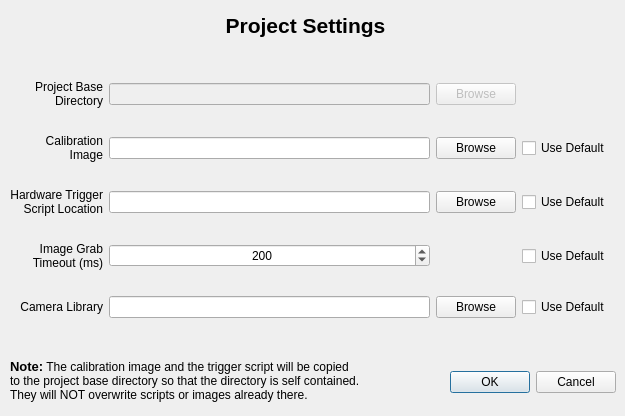
<?xml version="1.0" encoding="UTF-8"?>
<ui version="4.0">
 <class>ProjectDialog</class>
 <widget class="QDialog" name="ProjectDialog">
  <property name="geometry">
   <rect>
    <x>0</x>
    <y>0</y>
    <width>625</width>
    <height>416</height>
   </rect>
  </property>
  <property name="windowTitle">
   <string>Dialog</string>
  </property>
  <widget class="QLabel" name="label_5">
   <property name="geometry">
    <rect>
     <x>30</x>
     <y>10</y>
     <width>551</width>
     <height>31</height>
    </rect>
   </property>
   <property name="sizePolicy">
    <sizepolicy hsizetype="Preferred" vsizetype="Preferred">
     <horstretch>0</horstretch>
     <verstretch>0</verstretch>
    </sizepolicy>
   </property>
   <property name="font">
    <font>
     <pointsize>16</pointsize>
     <weight>75</weight>
     <bold>true</bold>
    </font>
   </property>
   <property name="text">
    <string>Project Settings</string>
   </property>
   <property name="alignment">
    <set>Qt::AlignCenter</set>
   </property>
  </widget>
  <widget class="QLabel" name="label_6">
   <property name="geometry">
    <rect>
     <x>10</x>
     <y>350</y>
     <width>401</width>
     <height>61</height>
    </rect>
   </property>
   <property name="font">
    <font>
     <pointsize>9</pointsize>
    </font>
   </property>
   <property name="text">
    <string>&lt;html&gt;&lt;head/&gt;&lt;body&gt;&lt;p&gt;&lt;span style=&quot; font-size:10pt; font-weight:600;&quot;&gt;Note:&lt;/span&gt; The calibration image and the trigger script will be copied&lt;br&gt;to the project base directory so that the directory is self contained.&lt;br&gt;They will NOT overwrite scripts or images already there. &lt;/p&gt;&lt;/body&gt;&lt;/html&gt;</string>
   </property>
  </widget>
  <widget class="QDialogButtonBox" name="buttonBox">
   <property name="geometry">
    <rect>
     <x>450</x>
     <y>370</y>
     <width>166</width>
     <height>25</height>
    </rect>
   </property>
   <property name="standardButtons">
    <set>QDialogButtonBox::Cancel|QDialogButtonBox::Ok</set>
   </property>
  </widget>
  <widget class="QWidget" name="layoutWidget">
   <property name="geometry">
    <rect>
     <x>10</x>
     <y>60</y>
     <width>601</width>
     <height>281</height>
    </rect>
   </property>
   <layout class="QGridLayout" name="gridLayout">
    <item row="2" column="2">
     <widget class="QPushButton" name="triggerScriptBrowse_pushButton">
      <property name="text">
       <string>Browse</string>
      </property>
     </widget>
    </item>
    <item row="0" column="1">
     <widget class="QLineEdit" name="projectBaseDir_lineEdit">
      <property name="enabled">
       <bool>false</bool>
      </property>
     </widget>
    </item>
    <item row="2" column="0">
     <widget class="QLabel" name="label_4">
      <property name="text">
       <string>Hardware Trigger 
  Script Location</string>
      </property>
      <property name="alignment">
       <set>Qt::AlignRight|Qt::AlignTrailing|Qt::AlignVCenter</set>
      </property>
     </widget>
    </item>
    <item row="0" column="2">
     <widget class="QPushButton" name="projectBaseBrowse_pushButton">
      <property name="enabled">
       <bool>false</bool>
      </property>
      <property name="text">
       <string>Browse</string>
      </property>
     </widget>
    </item>
    <item row="3" column="1">
     <widget class="QSpinBox" name="retrieveImageTimeout_spinBox">
      <property name="alignment">
       <set>Qt::AlignCenter</set>
      </property>
      <property name="maximum">
       <number>2000</number>
      </property>
      <property name="singleStep">
       <number>25</number>
      </property>
      <property name="value">
       <number>200</number>
      </property>
     </widget>
    </item>
    <item row="2" column="1">
     <widget class="QLineEdit" name="triggerScript_lineEdit"/>
    </item>
    <item row="2" column="3">
     <widget class="QCheckBox" name="defaultTriggerScript_checkBox">
      <property name="font">
       <font>
        <pointsize>9</pointsize>
       </font>
      </property>
      <property name="text">
       <string>Use Default</string>
      </property>
     </widget>
    </item>
    <item row="1" column="0">
     <widget class="QLabel" name="label_2">
      <property name="text">
       <string>     Calibration 
     Image</string>
      </property>
      <property name="alignment">
       <set>Qt::AlignRight|Qt::AlignTrailing|Qt::AlignVCenter</set>
      </property>
     </widget>
    </item>
    <item row="0" column="0">
     <widget class="QLabel" name="label">
      <property name="text">
       <string>Project Base 
   Directory</string>
      </property>
      <property name="alignment">
       <set>Qt::AlignRight|Qt::AlignTrailing|Qt::AlignVCenter</set>
      </property>
     </widget>
    </item>
    <item row="3" column="0">
     <widget class="QLabel" name="label_3">
      <property name="text">
       <string> Image Grab 
Timeout (ms)</string>
      </property>
      <property name="alignment">
       <set>Qt::AlignRight|Qt::AlignTrailing|Qt::AlignVCenter</set>
      </property>
     </widget>
    </item>
    <item row="1" column="1">
     <widget class="QLineEdit" name="calibImage_lineEdit"/>
    </item>
    <item row="3" column="3">
     <widget class="QCheckBox" name="defaultRetrieveImageTimeout_checkBox">
      <property name="font">
       <font>
        <pointsize>9</pointsize>
       </font>
      </property>
      <property name="text">
       <string>Use Default</string>
      </property>
     </widget>
    </item>
    <item row="1" column="3">
     <widget class="QCheckBox" name="defaultCalibImage_checkBox">
      <property name="font">
       <font>
        <pointsize>9</pointsize>
       </font>
      </property>
      <property name="text">
       <string>Use Default</string>
      </property>
     </widget>
    </item>
    <item row="1" column="2">
     <widget class="QPushButton" name="calibImageBrowse_pushButton">
      <property name="text">
       <string>Browse</string>
      </property>
     </widget>
    </item>
    <item row="4" column="0">
     <widget class="QLabel" name="label_7">
      <property name="sizePolicy">
       <sizepolicy hsizetype="Preferred" vsizetype="Preferred">
        <horstretch>0</horstretch>
        <verstretch>0</verstretch>
       </sizepolicy>
      </property>
      <property name="text">
       <string>Camera Library</string>
      </property>
      <property name="alignment">
       <set>Qt::AlignRight|Qt::AlignTrailing|Qt::AlignVCenter</set>
      </property>
     </widget>
    </item>
    <item row="4" column="3">
     <widget class="QCheckBox" name="defaultCamLibrary_checkBox">
      <property name="font">
       <font>
        <pointsize>9</pointsize>
       </font>
      </property>
      <property name="text">
       <string>Use Default</string>
      </property>
      <property name="checked">
       <bool>false</bool>
      </property>
     </widget>
    </item>
    <item row="4" column="2">
     <widget class="QPushButton" name="camLibraryBrowse_pushButton">
      <property name="text">
       <string>Browse</string>
      </property>
     </widget>
    </item>
    <item row="4" column="1">
     <widget class="QLineEdit" name="camLibrary_lineEdit"/>
    </item>
   </layout>
  </widget>
 </widget>
 <resources/>
 <connections/>
</ui>
